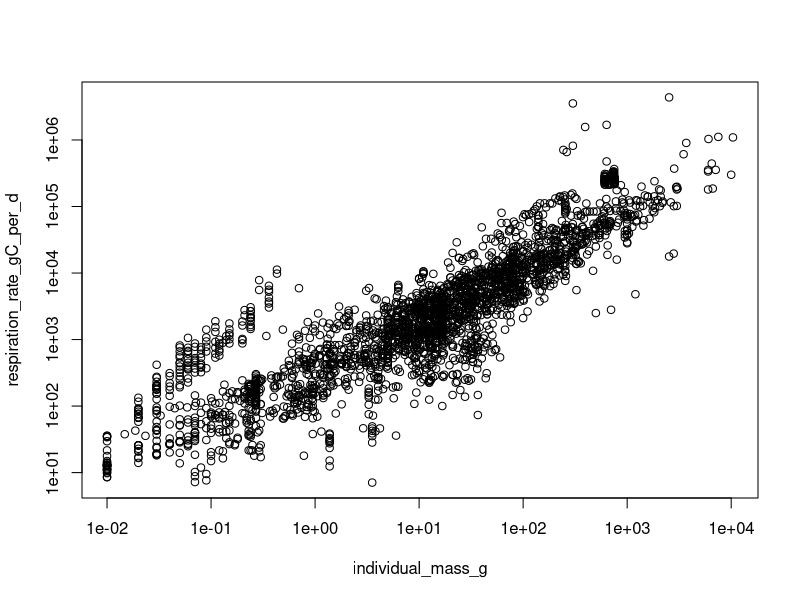
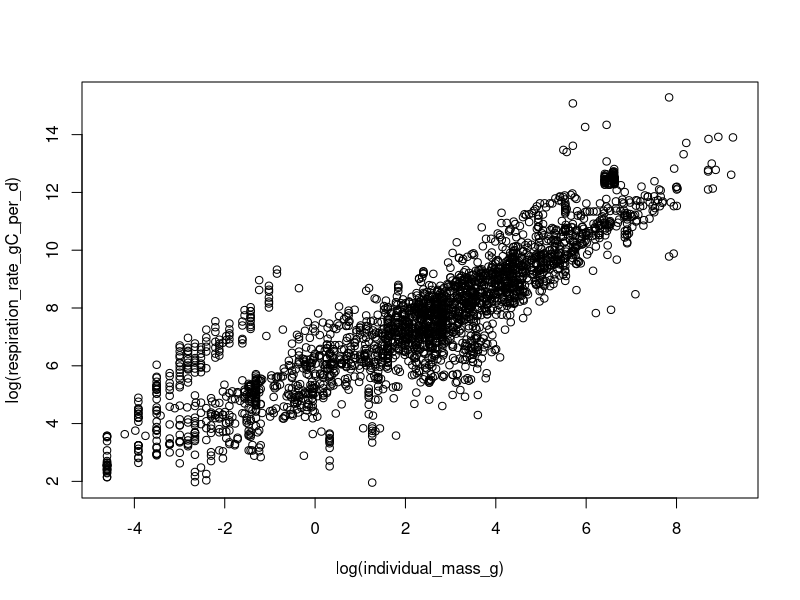
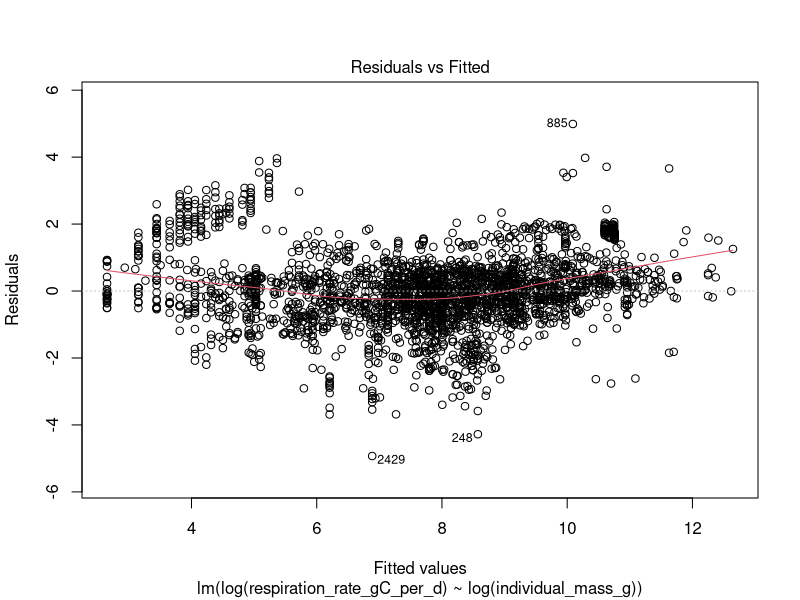
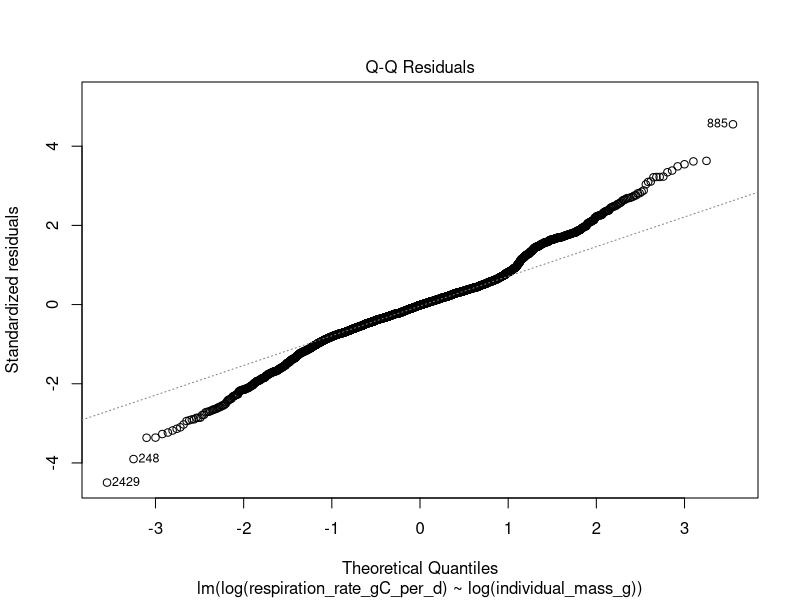
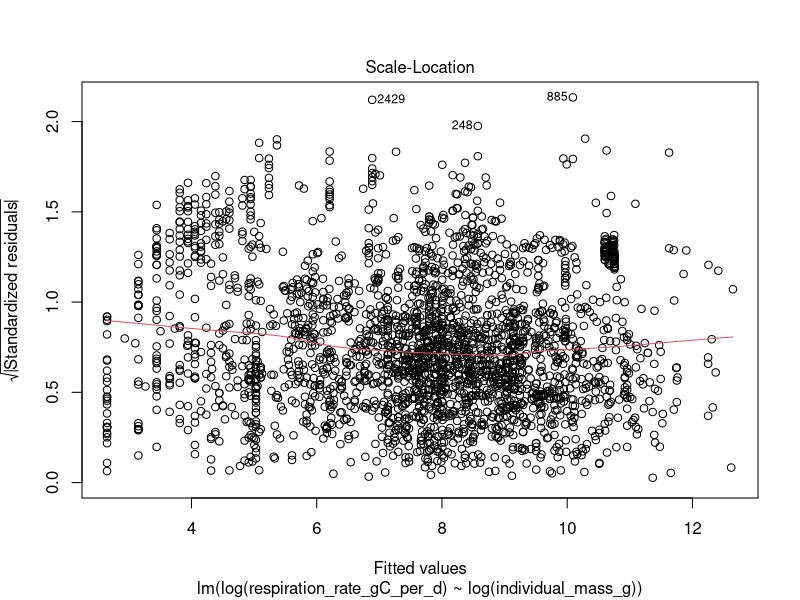
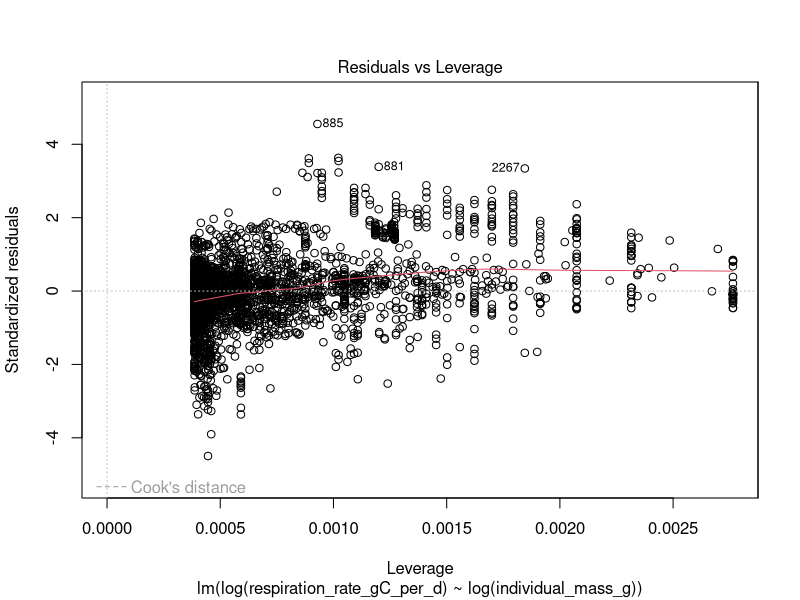
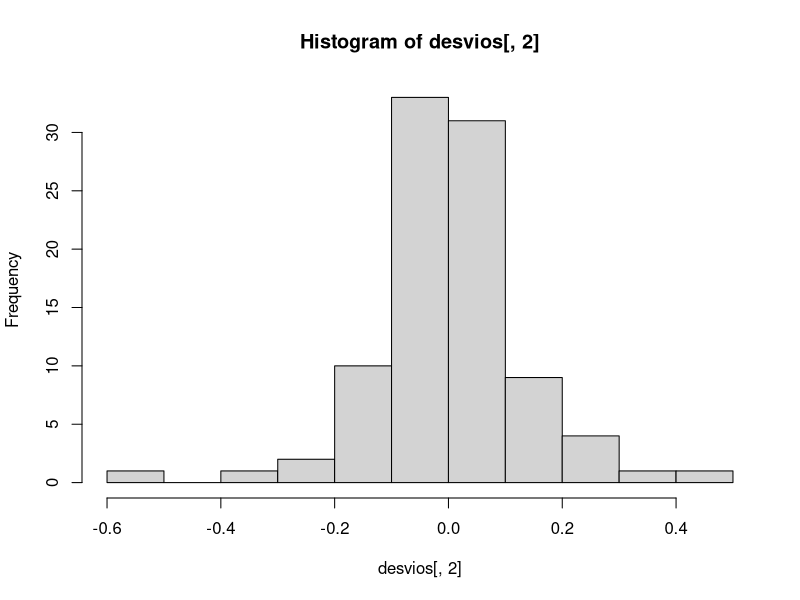
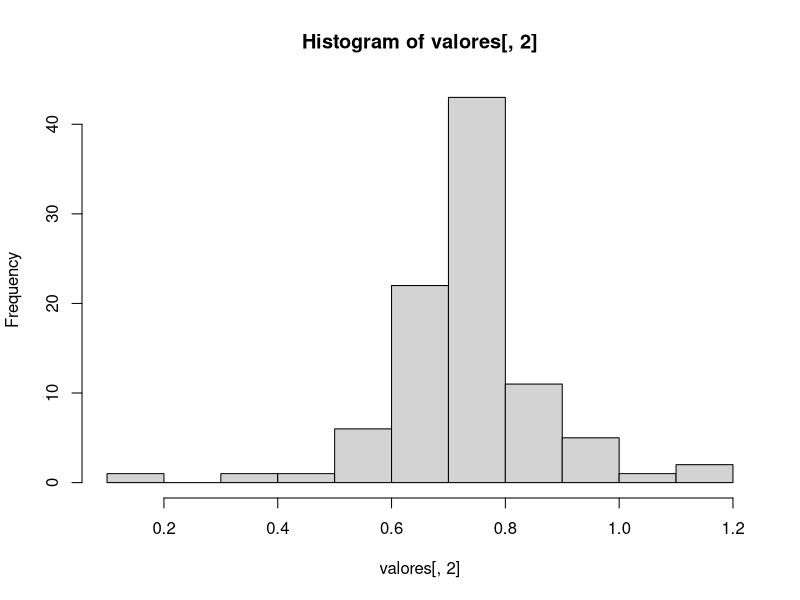

These charts were generated, in order, by the following R code:
resp  <-  read.csv('data/data.csv', header = TRUE, stringsAsFactors = FALSE)
names(resp)[3]  <-  'mass_specific_respiration_rate_gC_per_d_g'
resp$respiration_rate_gC_per_d  <-  resp$mass_specific_respiration_rate_gC_per_d_g * resp$individual_mass_g

plot(respiration_rate_gC_per_d ~ individual_mass_g, data = resp, log = "xy")
plot(log(respiration_rate_gC_per_d) ~ log(individual_mass_g), data = resp)

model  <-  lm(log(respiration_rate_gC_per_d) ~ log(individual_mass_g), data = resp)
summary(model)
plot(model)

library(lme4)
model_lmer  <-  lmer(log(respiration_rate_gC_per_d) ~ log(individual_mass_g) + (log(individual_mass_g) | family), data = resp)
summary(model_lmer)
desvios  <-  ranef(model_lmer)$family
hist(desvios[, 2])
valores  <-  coef(model_lmer)$family
hist(valores[, 2])
fixos   <-  fixef(model_lmer)
ranges  <-  range(log(resp$individual_mass_g))
preds   <-  fixos['(Intercept)'] + fixos['log(individual_mass_g)'] * ranges

plot(log(respiration_rate_gC_per_d) ~ log(individual_mass_g), data = resp)

for (i in 1:nrow(valores)) {
    ranges_i  <-  range(log(resp$individual_mass_g[resp$family == rownames(valores)[i]]))
    preds_i   <-  valores[i, '(Intercept)'] + valores[i, 'log(individual_mass_g)'] * ranges_i
    lines(ranges_i, preds_i, col = 'dodgerblue2', lwd = 0.8, lty = 2)
}
lines(ranges, preds, col = 'tomato', lwd = 3, lty = 2)


k                         <-  8.62e-5
resp$temperature_kelvin   <-  resp$temperature_celsius + 273.15
resp$inverse_temperature  <-  1 / (k * resp$temperature_kelvin)
resp$lnMass_g             <-  log(resp$individual_mass_g)
resp$lnResp_rate_gC_per_d <-  log(resp$respiration_rate_gC_per_d)

complete_model  <-  lm(lnResp_rate_gC_per_d ~ lnMass_g + inverse_temperature, data = resp)
summary(complete_model)

# estatistcamente a equação tem forma:
# lnResp_rate_gC_per_d ~ lnMass_g + inverse_temperature
# mas matematicamente, o equivalente é na verdade:
# lnResp_rate_gC_per_d = ln(c) + alpha * lnMass_g + Ea * inverse_temperature
# notando que os parâmetros ln(c), alpha e Ea correspondem respectivamente ao intercepto, slope do lnMass_g e slope da temperatura inversa.

parametros  <-  coef(complete_model)
b0     <-  exp(parametros['(Intercept)'])
alpha  <-  parametros['lnMass_g'] # alpha
Ea     <-  parametros['inverse_temperature'] # Ea


resp$mass_cor_resp_rate_gC_per_d_g_alpha  <-  resp$respiration_rate_gC_per_d / (resp$individual_mass_g ^ alpha)
resp$temp_cor_resp_rate_gC_per_d_g_alpha  <-  resp$respiration_rate_gC_per_d / exp(resp$inverse_temperature * Ea)

plot(respiration_rate_gC_per_d ~ inverse_temperature, data = resp, log = 'y')
plot(mass_cor_resp_rate_gC_per_d_g_alpha ~ inverse_temperature, data = resp, log = 'y')

plot(respiration_rate_gC_per_d ~ lnMass_g, data = resp, log = 'y')

plot(temp_cor_resp_rate_gC_per_d_g_alpha ~ lnMass_g, data = resp, log = 'y')
10^0.75
exp(1/k * (-Ea/303 + Ea/294))



set.seed(1)
av_survey  <-  data.frame(year = rep(1:5, each = 12), month = rep(1:12, 5))
av_survey$average_size_cm  <-  abs(rnorm(nrow(av_survey), mean = 5 + 1.5 * av_survey$year, sd = 0.5))
av_survey$density  <-  10 * av_survey$average_size_cm^-alpha + rnorm(nrow(av_survey), 0.01, 0.05)

av_survey$pop_resp  <-  av_survey$density * b0 * av_survey$average_size_cm^alpha * exp(Ea / (k * 293.15))
plot(av_survey$density)
plot(density ~ average_size_cm, data = av_survey, log = 'xy')
lm(log(density) ~ log(average_size_cm), data = av_survey)
plot(pop_resp ~ average_size_cm, data = av_survey)

av_survey$pop_resp2  <-  av_survey$density * b0 * av_survey$average_size_cm^(2/3) * exp(Ea / (k * 293.15))

plot(av_survey$pop_resp2 / av_survey$pop_resp)


set.seed(1)

av_survey$increasing_temp_celsius  <- rep(24 + sin(pi * seq(-1, 1, length.out = 12)) * 2, 5) + rep(1:5, each = 12) * 0.5 + rnorm(12 * 5, 0.1, sd = 0.05)
plot(av_survey$increasing_temp_celsius)

av_survey$pop_resp3  <-  av_survey$density * b0 * av_survey$average_size_cm^alpha * exp(Ea / (k * (av_survey$increasing_temp_celsius + 273.15)))

plot(av_survey$pop_resp3 / av_survey$pop_resp)
